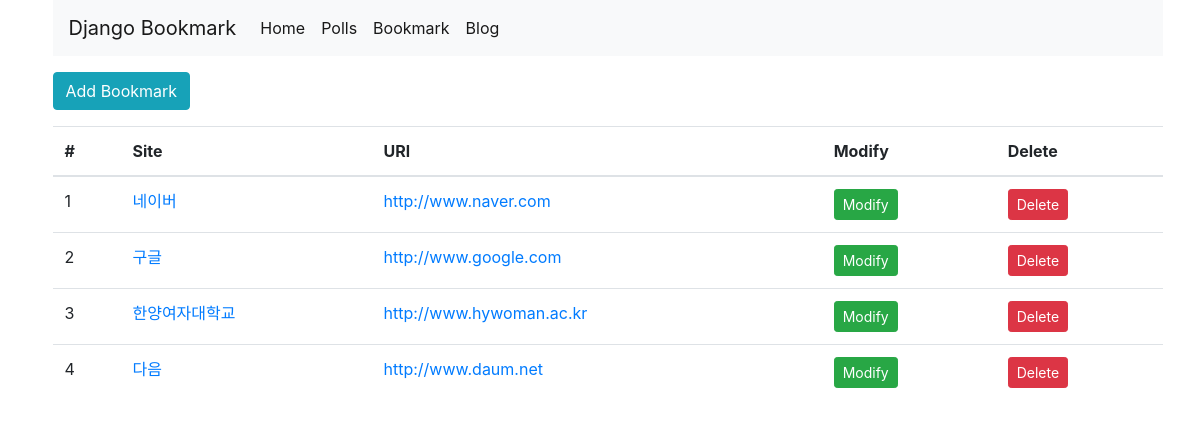
Screenshot of /bookmark/ with the database file from the repository.
### bookmark/models.py (models this page shows, shortened)
class Bookmark(models.Model):
    site_name = models.CharField(max_length=100)
    url = models.URLField('Site URL')

### bookmark/views.py (the view)
# urls.py: path('', BookmarkListView.as_view(), name='list'),
class BookmarkListView(ListView):
    model = Bookmark
    paginate_by = 6

### bookmark/templates/bookmark/bookmark_list.html (shortened to what this page needs)
{% extends 'base.html' %}
{% block content %}
<div class = "btn-group">
    <a href="{% url 'bookmark:add' %}" class=" btn btn-info">Add Bookmark</a>
</div>
<table class="table">
    <thead>
        <tr>
            <th scope="col">#</th>
            <th scope="col">Site</th>
            <th scope="col">URl</th>
            <th scope="col">Modify</th>
            <th scope="col">Delete</th>
        </tr>
    </thead>
    <tbody>
        {% for bookmark in object_list %}
            <tr>
                <td>{{forloop.counter}}</td>
                <td><a href="{% url 'bookmark:detail' pk=bookmark.id %}">{{bookmark.site_name}}</a> </td>
                <td><a href="{{bookmark.url}}" target="_blank">{{bookmark.url}}</a> </td>
                <td><a href="{% url 'bookmark:update' pk=bookmark.id %}" class="btn btn-success btn-sm">Modify</a></td>
                <td><a href="{% url 'bookmark:delete' pk=bookmark.id %}" class="btn btn-danger btn-sm">Delete</a></td>
            </tr>
        {% endfor %}
    </tbody>
</table>
{% endblock %}

### templates/base.html (shortened to what this page needs)
<!DOCTYPE html>
<html lang="en">
<head>
    <link rel="stylesheet" href="https://cdn.jsdelivr.net/npm/bootstrap@4.5.3/dist/css/bootstrap.min.css">
    {% load static %}
    <link rel="stylesheet" href="{% static 'style.css' %}">
</head>
<body>
<div class="container">
    <nav class="navbar navbar-expand-lg navbar-light bg-light">
        <a class="navbar-brand" href="#">Django Bookmark</a>
        <div class="collapse navbar-collapse" id="navbarSupportedContent">
            <ul class="navbar-nav mr-auto">
                <li class="nav-item active">
                    <a class="nav-link" href="#">Home <span class="sr-only">(current)</span></a>
                </li>
                <li class="nav-item active">
                    <a class="nav-link" href="{% url 'polls:index' %}">Polls <span class="sr-only">(current)</span></a>
                </li>
                <li class="nav-item active">
                    <a class="nav-link" href="{% url 'bookmark:list' %}">Bookmark <span class="sr-only">(current)</span></a>
                </li>
                <li class="nav-item active">
                    <a class="nav-link" href="{% url 'blog:post_list' %}">Blog <span class="sr-only">(current)</span></a>
                </li>
            </ul>
        </div>
    </nav>
    <div class="row">
        <div class="col">
            {% block content %}
            {% endblock %}
        </div>
    </div>
</div>
</body>
</html>

### blog/static/blog/style.css (style rules this page uses)
body { padding-left: 15px; }

### rows the page displays
Bookmark: site_name "네이버", url "http://www.naver.com"
Bookmark: site_name "구글", url "http://www.google.com"
Bookmark: site_name "한양여자대학교", url "http://www.hywoman.ac.kr"
Bookmark: site_name "다음", url "http://www.daum.net"
